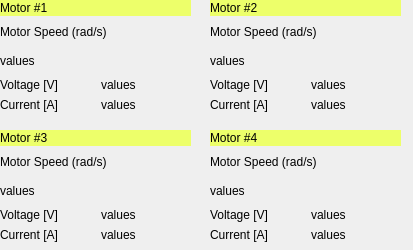
<?xml version="1.0" encoding="UTF-8"?>
<ui version="4.0">
 <class>widRover</class>
 <widget class="QWidget" name="widRover">
  <property name="geometry">
   <rect>
    <x>0</x>
    <y>0</y>
    <width>413</width>
    <height>250</height>
   </rect>
  </property>
  <property name="windowTitle">
   <string>Frame</string>
  </property>
  <property name="lineWidth" stdset="0">
   <number>0</number>
  </property>
  <widget class="QLabel" name="label">
   <property name="geometry">
    <rect>
     <x>0</x>
     <y>0</y>
     <width>191</width>
     <height>16</height>
    </rect>
   </property>
   <property name="styleSheet">
    <string notr="true">background-color: rgb(237, 255, 106);</string>
   </property>
   <property name="text">
    <string>Motor #1</string>
   </property>
  </widget>
  <widget class="QWidget" name="verticalLayoutWidget">
   <property name="geometry">
    <rect>
     <x>0</x>
     <y>20</y>
     <width>196</width>
     <height>92</height>
    </rect>
   </property>
   <layout class="QVBoxLayout" name="verticalLayout">
    <item>
     <widget class="QLabel" name="label_7">
      <property name="text">
       <string>Motor Speed (rad/s)</string>
      </property>
     </widget>
    </item>
    <item>
     <widget class="QLabel" name="labelSpeedMotor1">
      <property name="text">
       <string>values</string>
      </property>
     </widget>
    </item>
    <item>
     <layout class="QGridLayout" name="gridLayout">
      <item row="0" column="1">
       <widget class="QLabel" name="labelVoltageMotor1">
        <property name="text">
         <string>values</string>
        </property>
       </widget>
      </item>
      <item row="0" column="0">
       <widget class="QLabel" name="label_13">
        <property name="text">
         <string>Voltage [V]</string>
        </property>
       </widget>
      </item>
      <item row="1" column="0">
       <widget class="QLabel" name="label_14">
        <property name="text">
         <string>Current [A]</string>
        </property>
       </widget>
      </item>
      <item row="1" column="1">
       <widget class="QLabel" name="labelCurrentMotor1">
        <property name="text">
         <string>values</string>
        </property>
       </widget>
      </item>
     </layout>
    </item>
   </layout>
  </widget>
  <widget class="QWidget" name="verticalLayoutWidget_3">
   <property name="geometry">
    <rect>
     <x>0</x>
     <y>150</y>
     <width>196</width>
     <height>92</height>
    </rect>
   </property>
   <layout class="QVBoxLayout" name="verticalLayout_3">
    <item>
     <widget class="QLabel" name="label_9">
      <property name="text">
       <string>Motor Speed (rad/s)</string>
      </property>
     </widget>
    </item>
    <item>
     <widget class="QLabel" name="labelSpeedMotor3">
      <property name="text">
       <string>values</string>
      </property>
     </widget>
    </item>
    <item>
     <layout class="QGridLayout" name="gridLayout_4">
      <item row="0" column="0">
       <widget class="QLabel" name="label_25">
        <property name="text">
         <string>Voltage [V]</string>
        </property>
       </widget>
      </item>
      <item row="1" column="0">
       <widget class="QLabel" name="label_26">
        <property name="text">
         <string>Current [A]</string>
        </property>
       </widget>
      </item>
      <item row="0" column="1">
       <widget class="QLabel" name="labelVoltageMotor3">
        <property name="text">
         <string>values</string>
        </property>
       </widget>
      </item>
      <item row="1" column="1">
       <widget class="QLabel" name="labelCurrentMotor3">
        <property name="text">
         <string>values</string>
        </property>
       </widget>
      </item>
     </layout>
    </item>
   </layout>
  </widget>
  <widget class="QLabel" name="label_2">
   <property name="geometry">
    <rect>
     <x>210</x>
     <y>0</y>
     <width>191</width>
     <height>16</height>
    </rect>
   </property>
   <property name="styleSheet">
    <string notr="true">background-color: rgb(237, 255, 106);</string>
   </property>
   <property name="text">
    <string>Motor #2</string>
   </property>
  </widget>
  <widget class="QLabel" name="label_3">
   <property name="geometry">
    <rect>
     <x>0</x>
     <y>130</y>
     <width>191</width>
     <height>16</height>
    </rect>
   </property>
   <property name="styleSheet">
    <string notr="true">background-color: rgb(237, 255, 106);</string>
   </property>
   <property name="text">
    <string>Motor #3</string>
   </property>
  </widget>
  <widget class="QLabel" name="label_4">
   <property name="geometry">
    <rect>
     <x>210</x>
     <y>130</y>
     <width>191</width>
     <height>16</height>
    </rect>
   </property>
   <property name="styleSheet">
    <string notr="true">background-color: rgb(237, 255, 106);</string>
   </property>
   <property name="text">
    <string>Motor #4</string>
   </property>
  </widget>
  <widget class="QWidget" name="verticalLayoutWidget_4">
   <property name="geometry">
    <rect>
     <x>210</x>
     <y>150</y>
     <width>196</width>
     <height>92</height>
    </rect>
   </property>
   <layout class="QVBoxLayout" name="verticalLayout_4">
    <item>
     <widget class="QLabel" name="label_10">
      <property name="text">
       <string>Motor Speed (rad/s)</string>
      </property>
     </widget>
    </item>
    <item>
     <widget class="QLabel" name="labelSpeedMotor4">
      <property name="text">
       <string>values</string>
      </property>
     </widget>
    </item>
    <item>
     <layout class="QGridLayout" name="gridLayout_5">
      <item row="0" column="0">
       <widget class="QLabel" name="label_27">
        <property name="text">
         <string>Voltage [V]</string>
        </property>
       </widget>
      </item>
      <item row="1" column="0">
       <widget class="QLabel" name="label_28">
        <property name="text">
         <string>Current [A]</string>
        </property>
       </widget>
      </item>
      <item row="0" column="1">
       <widget class="QLabel" name="labelVoltageMotor4">
        <property name="text">
         <string>values</string>
        </property>
       </widget>
      </item>
      <item row="1" column="1">
       <widget class="QLabel" name="labelCurrentMotor4">
        <property name="text">
         <string>values</string>
        </property>
       </widget>
      </item>
     </layout>
    </item>
   </layout>
  </widget>
  <widget class="QWidget" name="verticalLayoutWidget_2">
   <property name="geometry">
    <rect>
     <x>210</x>
     <y>20</y>
     <width>196</width>
     <height>92</height>
    </rect>
   </property>
   <layout class="QVBoxLayout" name="verticalLayout_2">
    <item>
     <widget class="QLabel" name="label_8">
      <property name="text">
       <string>Motor Speed (rad/s)</string>
      </property>
     </widget>
    </item>
    <item>
     <widget class="QLabel" name="labelSpeedMotor2">
      <property name="text">
       <string>values</string>
      </property>
     </widget>
    </item>
    <item>
     <layout class="QGridLayout" name="gridLayout_2">
      <item row="0" column="1">
       <widget class="QLabel" name="labelVoltageMotor2">
        <property name="text">
         <string>values</string>
        </property>
       </widget>
      </item>
      <item row="0" column="0">
       <widget class="QLabel" name="label_15">
        <property name="text">
         <string>Voltage [V]</string>
        </property>
       </widget>
      </item>
      <item row="1" column="0">
       <widget class="QLabel" name="label_16">
        <property name="text">
         <string>Current [A]</string>
        </property>
       </widget>
      </item>
      <item row="1" column="1">
       <widget class="QLabel" name="labelCurrentMotor2">
        <property name="text">
         <string>values</string>
        </property>
       </widget>
      </item>
     </layout>
    </item>
   </layout>
  </widget>
 </widget>
 <resources/>
 <connections/>
</ui>
